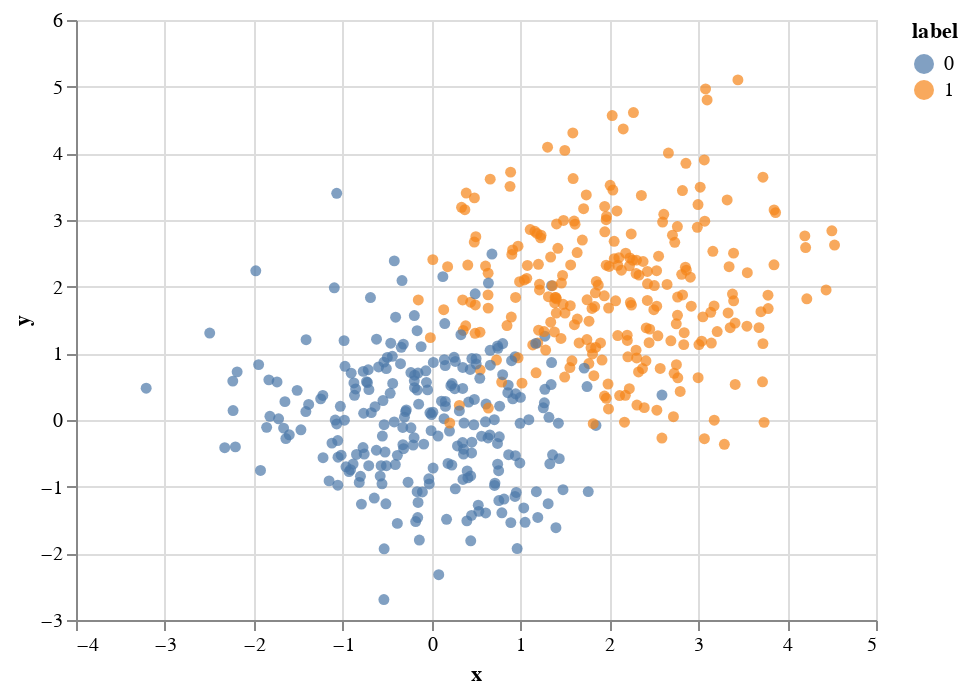

This figure's notebook cell:
### Code cell
A,labels = make_blobs(n_samples=500, n_features=2, centers=[[0,0],[2,2]], random_state=13)
df = pd.DataFrame(A, columns=["x","y"])
df["label"] = labels
X_train, X_test, y_train, y_test = train_test_split(df[["x","y"]], df["label"], test_size=0.1, random_state=0)
alt.Chart(df).mark_circle().encode(
    x="x",
    y="y",
    color="label:N"
)

### Figure 1 — Vega-Lite specification as saved in the notebook (floating-point values rounded to 4 significant figures; data arrays with more than 128 entries replaced by an {"elided": "..."} marker saying what was removed)
{"config": {"view": {"continuousWidth": 400, "continuousHeight": 300}}, "data": {"name": "data-2f9e9938a844d9cc9b5e56d7dfe44521"}, "mark": "circle", "encoding": {"color": {"field": "label", "type": "nominal"}, "x": {"field": "x", "type": "quantitative"}, "y": {"field": "y", "type": "quantitative"}}, "$schema": "https://vega.github.io/schema/vega-lite/v4.17.0.json", "datasets": {"data-2f9e9938a844d9cc9b5e56d7dfe44521": {"elided": "500 records"}}}
